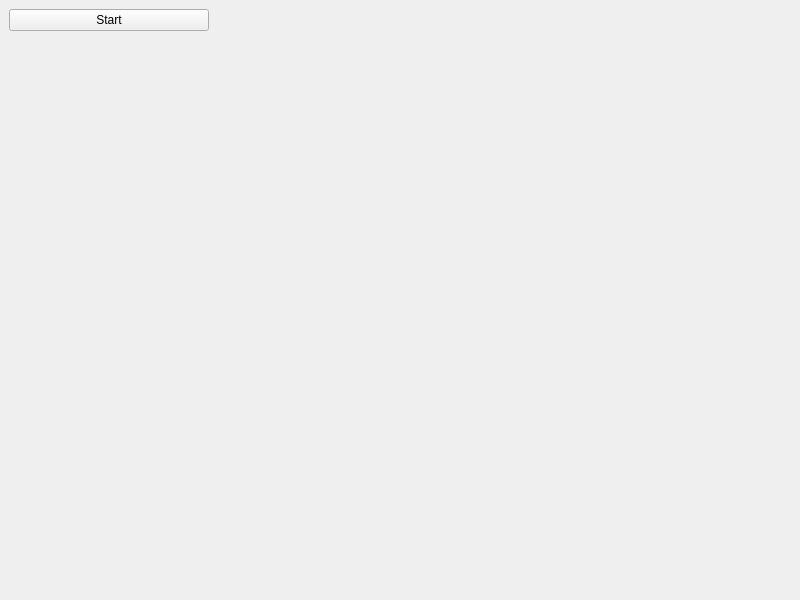
<?xml version="1.0" encoding="UTF-8"?>
<ui version="4.0">
    <class>MainWindow</class>
    <widget class="QMainWindow" name="MainWindow">
        <property name="geometry">
            <rect>
                <x>0</x>
                <y>0</y>
                <width>800</width>
                <height>600</height>
            </rect>
        </property>
        <property name="windowTitle">
            <string>MainWindow</string>
        </property>
        <widget class="QWidget" name="centralwidget">
            <layout class="QGridLayout" name="gridLayout">
                <item row="0" column="0">
                    <widget class="QPushButton" name="ocvButton">
                        <property name="maximumSize">
                            <size>
                                <width>200</width>
                                <height>16777215</height>
                            </size>
                        </property>
                        <property name="text">
                            <string>Start</string>
                        </property>
                    </widget>
                </item>
                <item row="2" column="0" colspan="3">
                    <widget class="QLabel" name="frame">
                        <property name="minimumSize">
                            <size>
                                <width>500</width>
                                <height>500</height>
                            </size>
                        </property>
                        <property name="frameShape">
                            <enum>QFrame::NoFrame</enum>
                        </property>
                        <property name="text">
                            <string/>
                        </property>
                        <property name="alignment">
                            <set>Qt::AlignCenter</set>
                        </property>
                    </widget>
                </item>
                <item row="0" column="2">
                    <widget class="QLabel" name="label">
                        <property name="alignment">
                            <set>Qt::AlignCenter</set>
                        </property>
                    </widget>
                </item>
            </layout>
        </widget>
    </widget>
    <resources/>
    <connections/>
</ui>
